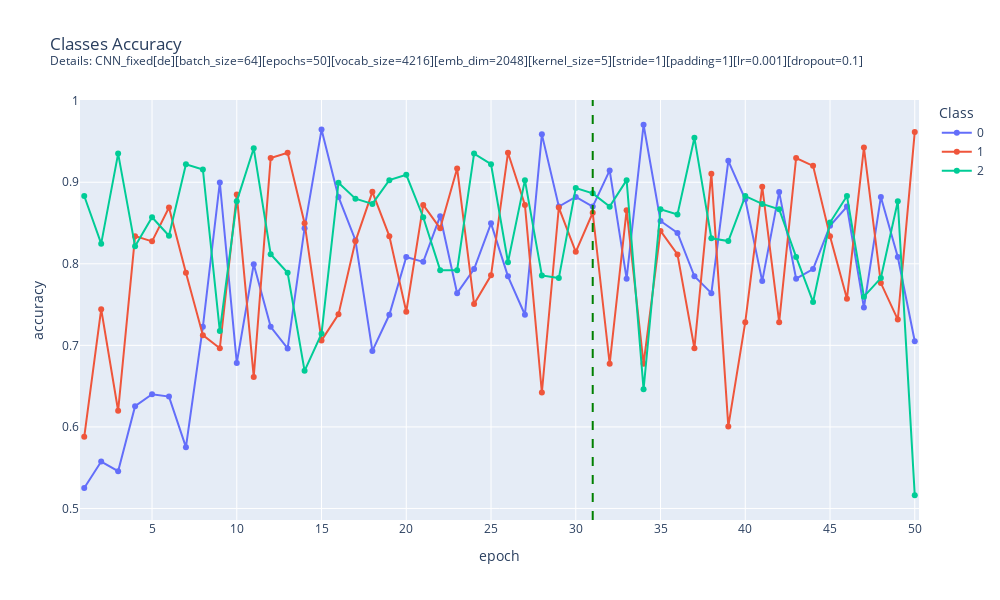

The cell this chart's notebook holds for it:
### Code cell
classes_res_de = pd.read_csv(classes_res_de_path)

# trick to reset index with classes values
classes_res_de["index"] = [0,1,2]*50
classes_res_de.set_index("index")

plot_classes_accuracy(
    classes_res_de, 
    vertical_line=31, # best epoch chosen
    subtitle="Details: " + BEST_CNN_DE.MODEL_DESCRIPTION
    )

### Figure 1 — Plotly figure (JSON) as saved in the notebook; plotly's stock layout.template omitted (floating-point values rounded to 4 significant figures)
{"data": [{"hovertemplate": "Class=0<br>epoch=%{x}<br>accuracy=%{y}<extra></extra>", "legendgroup": "0", "line": {"color": "#636efa", "dash": "solid"}, "marker": {"symbol": "circle"}, "mode": "lines+markers", "name": "0", "orientation": "v", "showlegend": true, "type": "scatter", "x": [1, 2, 3, 4, 5, 6, 7, 8, 9, 10, 11, 12, 13, 14, 15, 16, 17, 18, 19, 20, 21, 22, 23, 24, 25, 26, 27, 28, 29, 30, 31, 32, 33, 34, 35, 36, 37, 38, 39, 40, 41, 42, 43, 44, 45, 46, 47, 48, 49, 50], "xaxis": "x", "y": [0.5251, 0.5575, 0.5457, 0.6254, 0.6401, 0.6372, 0.5752, 0.7227, 0.8997, 0.6785, 0.7994, 0.7227, 0.6962, 0.8437, 0.9646, 0.882, 0.8289, 0.6932, 0.7375, 0.8083, 0.8024, 0.8584, 0.764, 0.7935, 0.8496, 0.7847, 0.7375, 0.9587, 0.8702, 0.882, 0.8702, 0.9145, 0.7817, 0.9705, 0.8525, 0.8378, 0.7847, 0.764, 0.9263, 0.8791, 0.7788, 0.8879, 0.7817, 0.7935, 0.8466, 0.8702, 0.7463, 0.882, 0.8083, 0.705], "yaxis": "y"}, {"hovertemplate": "Class=1<br>epoch=%{x}<br>accuracy=%{y}<extra></extra>", "legendgroup": "1", "line": {"color": "#EF553B", "dash": "solid"}, "marker": {"symbol": "circle"}, "mode": "lines+markers", "name": "1", "orientation": "v", "showlegend": true, "type": "scatter", "x": [1, 2, 3, 4, 5, 6, 7, 8, 9, 10, 11, 12, 13, 14, 15, 16, 17, 18, 19, 20, 21, 22, 23, 24, 25, 26, 27, 28, 29, 30, 31, 32, 33, 34, 35, 36, 37, 38, 39, 40, 41, 42, 43, 44, 45, 46, 47, 48, 49, 50], "xaxis": "x", "y": [0.5879, 0.7444, 0.6198, 0.8339, 0.8275, 0.869, 0.7891, 0.7125, 0.6965, 0.885, 0.6613, 0.9297, 0.9361, 0.8498, 0.7061, 0.738, 0.8275, 0.8882, 0.8339, 0.7412, 0.8722, 0.8435, 0.9169, 0.7508, 0.7859, 0.9361, 0.8722, 0.6422, 0.869, 0.8147, 0.8626, 0.6773, 0.8658, 0.6773, 0.8403, 0.8115, 0.6965, 0.9105, 0.6006, 0.7284, 0.8946, 0.7284, 0.9297, 0.9201, 0.8339, 0.7572, 0.9425, 0.7764, 0.7316, 0.9617], "yaxis": "y"}, {"hovertemplate": "Class=2<br>epoch=%{x}<br>accuracy=%{y}<extra></extra>", "legendgroup": "2", "line": {"color": "#00cc96", "dash": "solid"}, "marker": {"symbol": "circle"}, "mode": "lines+markers", "name": "2", "orientation": "v", "showlegend": true, "type": "scatter", "x": [1, 2, 3, 4, 5, 6, 7, 8, 9, 10, 11, 12, 13, 14, 15, 16, 17, 18, 19, 20, 21, 22, 23, 24, 25, 26, 27, 28, 29, 30, 31, 32, 33, 34, 35, 36, 37, 38, 39, 40, 41, 42, 43, 44, 45, 46, 47, 48, 49, 50], "xaxis": "x", "y": [0.8831, 0.8247, 0.9351, 0.8214, 0.8571, 0.8344, 0.9221, 0.9156, 0.7175, 0.8766, 0.9416, 0.8117, 0.789, 0.6688, 0.7143, 0.8994, 0.8799, 0.8734, 0.9026, 0.9091, 0.8571, 0.7922, 0.7922, 0.9351, 0.9221, 0.8019, 0.9026, 0.7857, 0.7825, 0.8929, 0.8864, 0.8701, 0.9026, 0.6461, 0.8669, 0.8604, 0.9545, 0.8312, 0.8279, 0.8831, 0.8734, 0.8669, 0.8084, 0.7532, 0.8506, 0.8831, 0.7597, 0.7825, 0.8766, 0.5162], "yaxis": "y"}], "layout": {"height": 600, "legend": {"title": {"text": "Class"}, "tracegroupgap": 0}, "shapes": [{"line": {"color": "green", "dash": "dash", "width": 2}, "type": "line", "x0": 31, "x1": 31, "xref": "x", "y0": 0, "y1": 1, "yref": "y domain"}], "title": {"text": "Classes Accuracy<br><sup>Details: CNN_fixed[de][batch_size=64][epochs=50][vocab_size=4216][emb_dim=2048][kernel_size=5][stride=1][padding=1][lr=0.001][dropout=0.1]<sup>"}, "width": 1000, "xaxis": {"anchor": "y", "domain": [0, 1], "range": [0.75, 50.25], "title": {"text": "epoch"}}, "yaxis": {"anchor": "x", "domain": [0, 1], "title": {"text": "accuracy"}}}}
